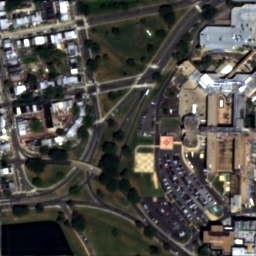
%> input picture Database/Fused_Images/AWLP.tif, 256 x 256 px
$ octave --eval "result = NOREQI(imread('../../Database/Fused_Images/AWLP.tif'));"   (GNU Octave 9; MATLAB toolbox functions it lacks are replaced by stand-ins)
%> lines starting %> are read from the running program, lines starting %| are printed output that depends on the picture


 %No-Reference Image Quality Assessment Using Image Statistics and Robust Feature Descriptors
 %%%------------------
% MIT License

% Copyright (c) 2022

% Permission is hereby granted, free of charge, to any person obtaining a copy
% of this software and associated documentation files (the "Software"), to deal
% in the Software without restriction, including without limitation the rights
% to use, copy, modify, merge, publish, distribute, sublicense, and/or sell
% copies of the Software, and to permit persons to whom the Software is
% furnished to do so, subject to the following conditions:

% The above copyright notice and this permission notice shall be included in all
% copies or substantial portions of the Software.

% THE SOFTWARE IS PROVIDED "AS IS", WITHOUT WARRANTY OF ANY KIND, EXPRESS OR
% IMPLIED, INCLUDING BUT NOT LIMITED TO THE WARRANTIES OF MERCHANTABILITY,
% FITNESS FOR A PARTICULAR PURPOSE AND NONINFRINGEMENT. IN NO EVENT SHALL THE
% AUTHORS OR COPYRIGHT HOLDERS BE LIABLE FOR ANY CLAIM, DAMAGES OR OTHER
% LIABILITY, WHETHER IN AN ACTION OF CONTRACT, TORT OR OTHERWISE, ARISING FROM,
% OUT OF OR IN CONNECTION WITH THE SOFTWARE OR THE USE OR OTHER DEALINGS IN THE
% SOFTWARE.


function f= NOREQI(Image )


	Scales=2;
   f=[];


  for oneScale = 1:Scales

       y=[];
	   f1=0;
	   I1=Image;
	   H1 = fspecial('prewitt') ;


		H2=H1';
	    I1=imfilter(I1,H1,'replicate');
	    I1=imfilter(I1,H2,'replicate');
	    I1=imfilter(I1,H1,'replicate');
	    I1=imfilter(I1,H2,'replicate');


		points1 = detectSURFFeatures(I1 , 'MetricThreshold' ,.5);
	   [f5, vpts2] = extractFeatures((I1), points1, 'SURFSize',64);
	    points2 = detectSURFFeatures(Image , 'MetricThreshold' ,.5);
	   [f7, vpts4] = extractFeatures((Image), points2, 'SURFSize',64);


	    imm=double(Image);

		y=[y, mean2(imm)];
		y=[y, skewness(imm(:))];
		y=[y, ( kurtosis(imm(:) ) -3)];
		  y=[y, msc(imm)];
		y=[y,std2(imm)];
		y=[y,entropy(imm)];

		I1=double(I1);
		y=[y, mean2(I1)];
		y=[y, skewness(I1(:))];
		y=[y, (kurtosis(I1(:))  -3)];
		  y=[y, msc(I1)];
		y=[y,std2(I1)];
		y=[y,entropy(I1)];

		y=[y, mean2(f5)];
		y=[y, skewness(f5(:))];
		y=[y, (kurtosis(f5(:))   -3)];
		 y=[y, msc1k(f5)];
		y=[y,std2(f5)];
		y=[y,entropy(double(f5))];


		y=[y, mean2(f7)];
		y=[y, skewness(f7(:))];
		y=[y, (kurtosis(f7(:))   -3)];
		 y=[y, msc1k(f7)];
		y=[y,std2(f7)];
		y=[y,entropy(double(f7))];


		f=[f,y];


	  Image=imresize(Image,0.5);


      end %scales
%> this loop made 1 pass
%> pass 1, in NOREQI, `I1=imfilter(I1,H1,'replicate');`:
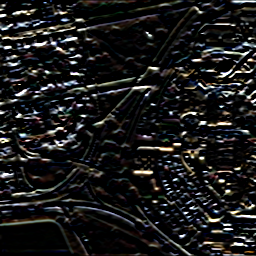
%> I1: size 256x256x3 uint8; mean R, G, B 26.9, 26.8, 26.8
%> pass 1, in NOREQI, `I1=imfilter(I1,H2,'replicate');`:
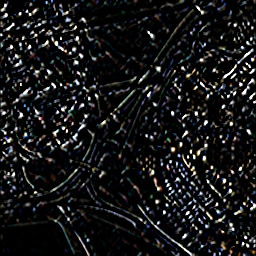
%> I1: size 256x256x3 uint8; mean R, G, B 22.5, 23, 23.8
%> pass 1, in NOREQI, `I1=imfilter(I1,H1,'replicate');`:
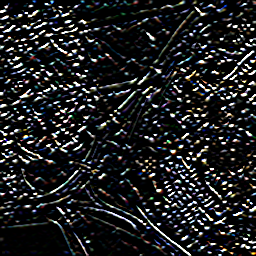
%> I1: size 256x256x3 uint8; mean R, G, B 31.9, 32.9, 34.2
%> pass 1, in NOREQI, `I1=imfilter(I1,H2,'replicate');`:
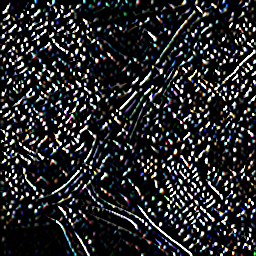
%> I1: size 256x256x3 uint8; mean R, G, B 38.8, 40, 41.8


	function z = msc(img)
p = hist(img(:),0:255);
p = p/sum(p(:));
p_std = sum((p-mean(p)).^2);
z = p_std/length(p_std);

	function z = msc1k(img)
p = hist(img(:),-1:.0078:1);
p = p/sum(p(:));
p_std = sum((p-mean(p)).^2);
z = p_std/length(p_std);


%> (the run ends here)
